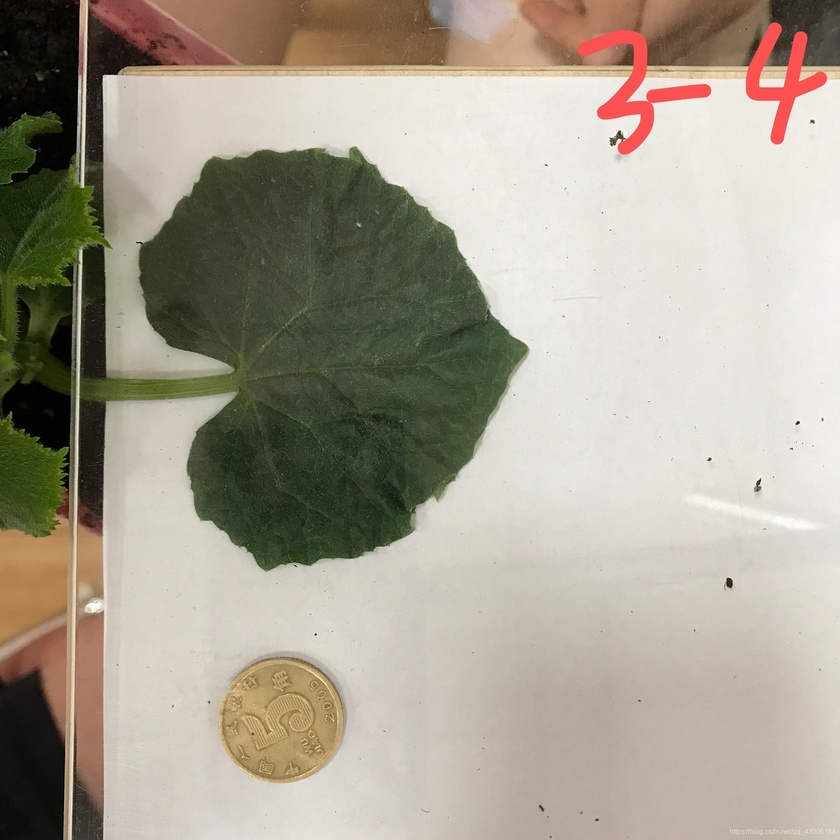
#> input picture areaCal/img/20200707202326890.jpg, 840 x 840 px, shrunk from 1938 x 1938 before the run; its folder holds only this picture in this run
$ python channel.py
#> lines starting #> are read from the running program, lines starting #| are printed output that depends on the picture
import cv2
import glob
import numpy as np
import os


for imagefile in glob.glob('test_img\\img\\*.jpg'):
    img = cv2.imread(imagefile)
#> img is the input picture: shape (840, 840, 3); mean B, G, R 145.4, 160.1, 167.1
    B,G,R = cv2.split(img)
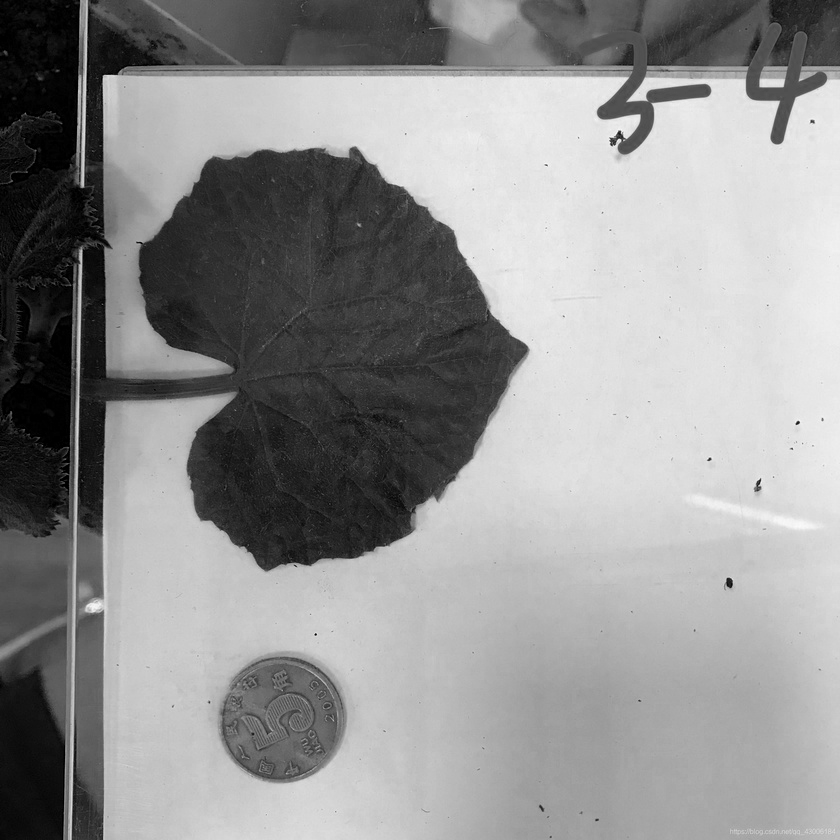
#> B: shape (840, 840); min 0, max 250, mean 145.4
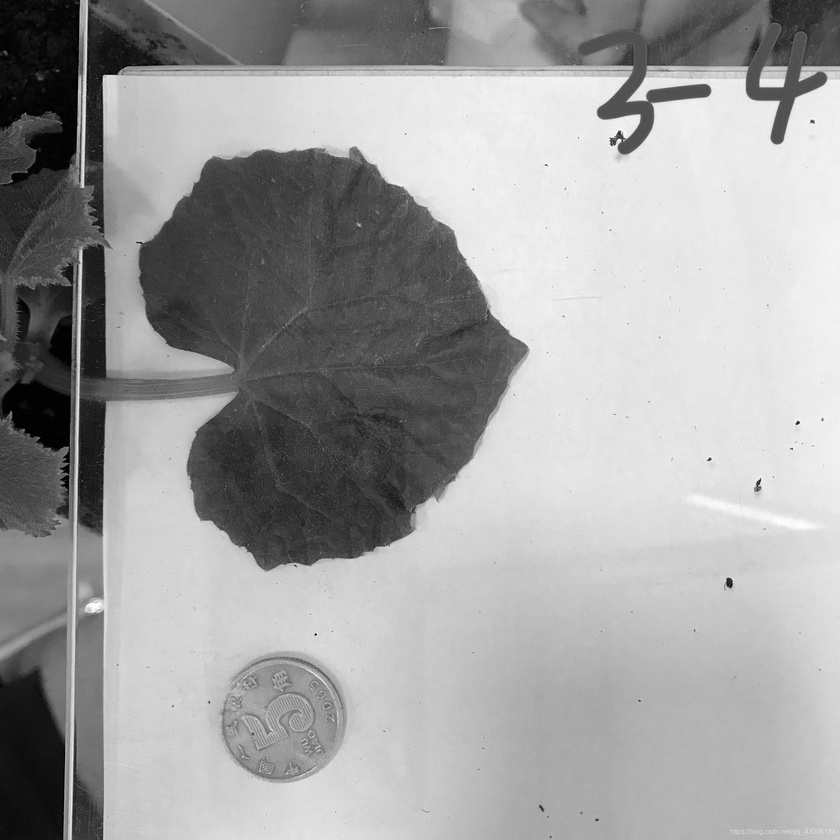
#> G: shape (840, 840); min 0, max 255, mean 160.1
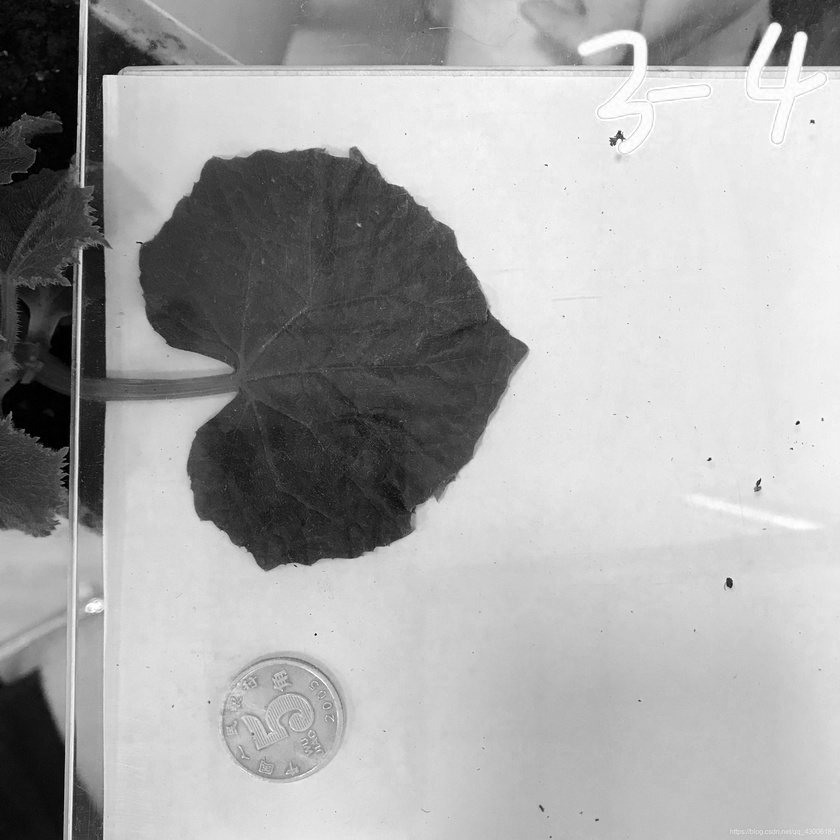
#> R: shape (840, 840); min 0, max 255, mean 167.1
    img1 = cv2.cvtColor(img,cv2.COLOR_BGR2HSV)
#> img1: shape (840, 840, 3); mean H, S, V 25, 50.2, 169.1
    H,S,V = cv2.split(img1)
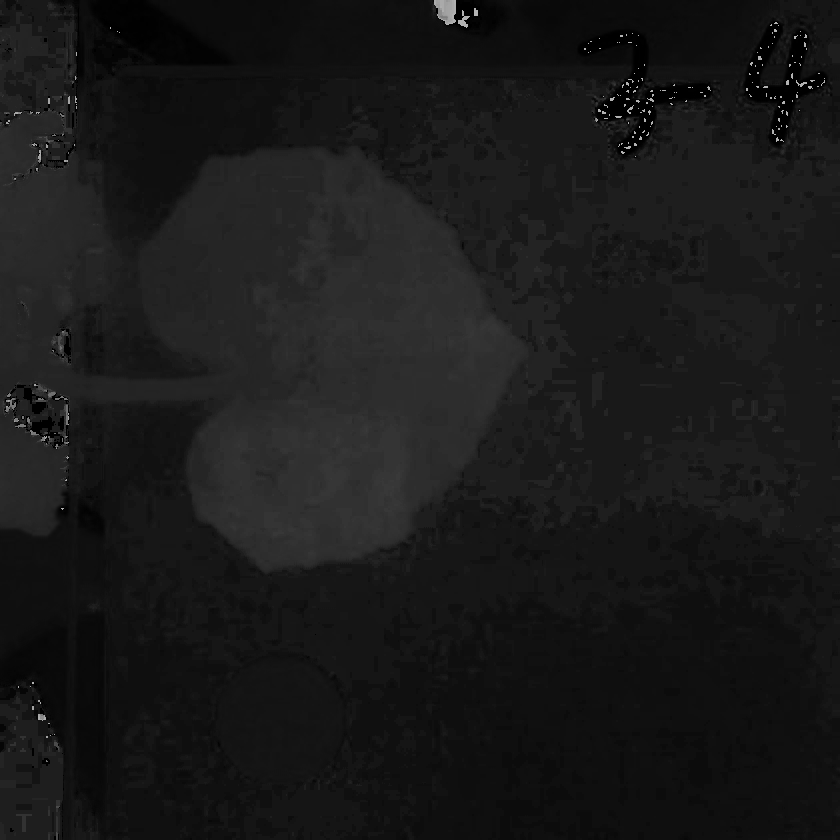
#> H: shape (840, 840); min 0, max 179, mean 25
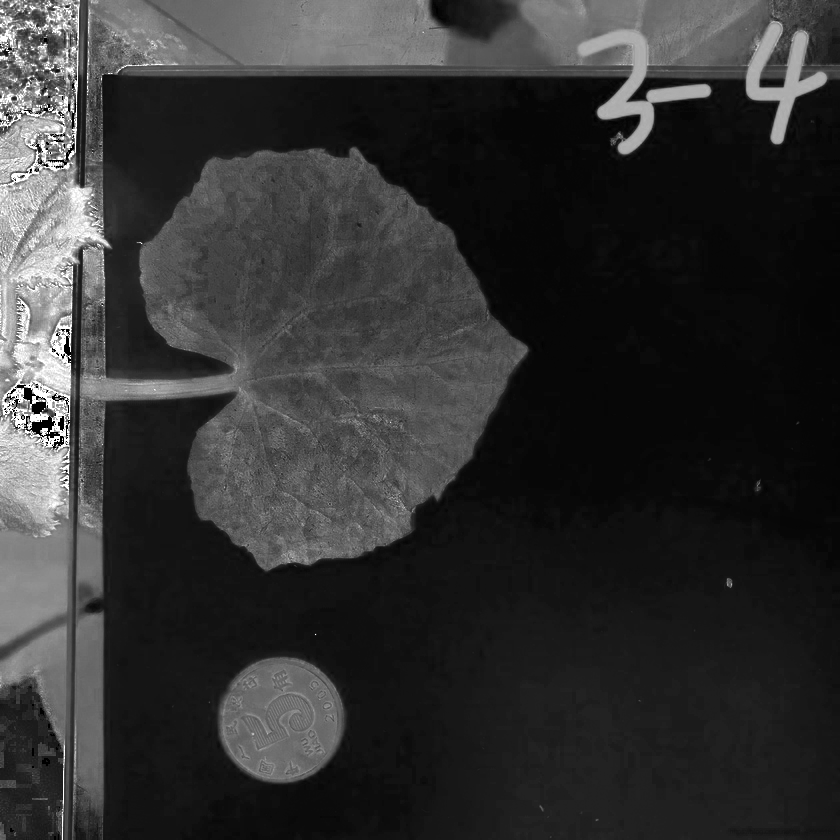
#> S: shape (840, 840); min 0, max 255, mean 50.2
    image = cv2.merge([B,G,R,H])
#> image: shape (840, 840, 4); mean H, S, V 145.4, 160.1, 167.1, 25
    filename = imagefile.split('\\')[-1]
    # print(filename)
    cv2.imwrite('test_img_4\\' + filename,image)
